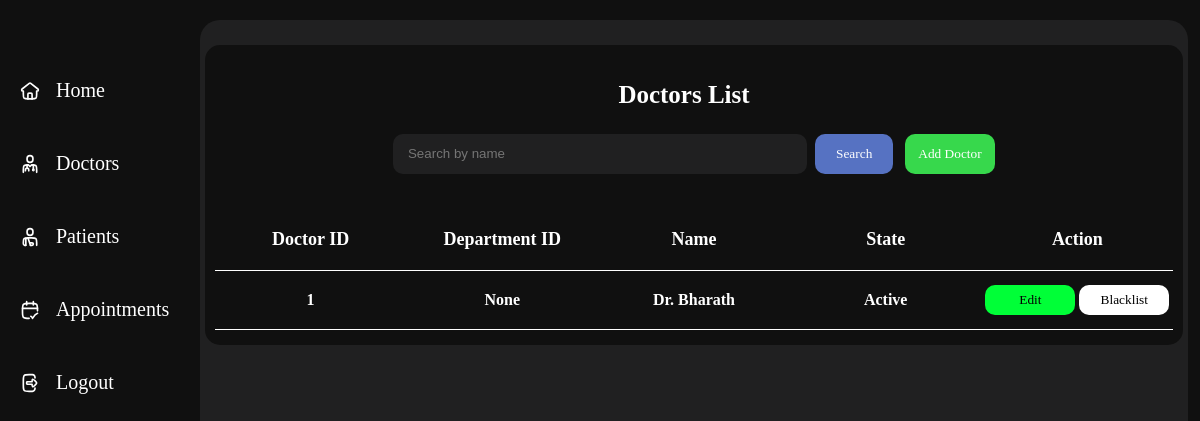
/doctor_list, run on the app's committed database.
### tables this page shows
CREATE TABLE DOCTORS(
                DOC_ID INTEGER PRIMARY KEY,
                DOC_NAME TEXT,
                DEPT_NAME TEXT,
                STATE TEXT,
                FOREIGN KEY (DOC_ID) REFERENCES USERS (USER_ID) ON DELETE CASCADE,
                FOREIGN KEY (DEPT_NAME) REFERENCES DEPARTMENT (DEPT_NAME));

### app.py (the view)
@app.route('/doctor_list')
def doctor_list():
    name = request.args.get('name', '').strip()
    con=sqlite3.connect(database)
    cur=con.cursor()
    if name:
        cur.execute("SELECT DOC_ID,DEPT_NAME,DOC_NAME, STATE FROM DOCTORS WHERE DOC_NAME LIKE ?", ('%'+name+'%',))
    else:
        cur.execute("SELECT DOC_ID,DEPT_NAME,DOC_NAME, STATE FROM DOCTORS")
    doctab = cur.fetchall()
    con.close()
    return render_template("admin/doctor.html",doctab=doctab, search=name)

### Templates/admin/doctor.html (shortened to what this page needs)
<!DOCTYPE html>
<html lang="en">
<head>
    <link rel="stylesheet" href="{{ url_for('static', filename='css/admindash.css') }}">
</head>
<body>
    <section class="main">
        <div class="navbar" style="padding-top: 250px;">
            <div class="icon">
                <img src="{{ url_for('static',filename='icons/home.svg')}}" alt="">
                <a href="/admin_dashboard">Home</a>
            </div>
            <div class="icon">
                <img src="{{ url_for('static',filename='icons/doc.svg')}}" alt="">
                <a href="/doctor_list">Doctors</a>
            </div>
            <div class="icon">
                <img src="{{ url_for('static',filename='icons/patient.svg')}}" alt="">
                <a href="/patient_list">Patients</a>
            </div>
            <div class="icon">
                <img src="{{ url_for('static',filename='icons/app.svg')}}" alt="">
                <a href="/appointment_list">Appointments</a>
            </div>
            <div class="icon">
                <img src="{{ url_for('static',filename='icons/logout.svg')}}" alt="">
                <a href="/">Logout</a>
            </div>
        </div>
        <div class="view" style="height: 96vh;">
            <div class="appointments">
                <h1 id="hmm">Doctors List</h1>
                    <div style="display:flex; gap:12px; align-items:center;">
                        <form class="searchbar" method="get" action="{{ url_for('doctor_list') }}" style="display:flex; gap:8px; align-items:center;">
                            <input type="search" name="name" placeholder="Search by name" value="{{ search|default('') }}" />
                            <button type="submit" style="padding:6px 10px;">Search</button>
                        </form>
                        <a href="{{ url_for('add_doctor') }}" style="text-decoration:none;">
                            <button class="add" type="button">Add Doctor</button>
                        </a>
                    </div>
                <div class="titlee">
                    <div class="app">
                        <h1>Doctor ID</h1>
                    </div>
                    <div class="patient">
                        <h1>Department ID</h1>
                    </div>
                    <div class="doc">
                        <h1>Name</h1>
                    </div>
                    <div class="doc">
                        <h1>State</h1>
                    </div>
                    <div class="doc">
                        <h1>Action</h1>
                    </div>
                </div>
                {% for i in doctab%}
                <div class="title">
                    <div class="app">
                        <h1>{{i[0]}}</h1>
                    </div>
                    <div class="patient">
                        <h1>{{i[1]}}</h1>
                    </div>
                    <div class="patient">
                        <h1>{{i[2]}}</h1>
                    </div>
                    <div class="patient">
                        <h1>{{i[3]}}</h1>
                    </div>
                    <div class="stat" style="display: flex; justify-content: space-evenly; align-items: center; ">
                                <a href="{{ url_for('editdoc', doc_id=i[0]) }}" style="text-decoration:none;">
                                    <button style="background-color: rgb(0, 255, 55);">Edit</button>
                                </a>
                                {% if i[3] == 'Blacklist' %}
                                    <form action="{{url_for('unbandoc',doc_id=i[0])}}" method="post">
                                        <button type="submit" style="background-color: rgb(255, 255, 255);">Revert</button>
                                    </form>
                                {% else %}
                                    <form action="{{url_for('blacklistdoc',doc_id=i[0])}}" method="post">
                                        <button type="submit" style="background-color: rgb(255, 255, 255);">Blacklist</button>
                                    </form>
                                {% endif %}
                    </div>
                </div>
                {% endfor %}
            </div>
        </div>
    </section>
</body>
</html>

### Static/css/admindash.css (style rules this page uses)
* { margin: 0; padding: 0; }
.main { width: 100%; min-height: 100vh; background-color: #101010; display: flex; align-items: center; }
.navbar { width: 200px; height: 125vh; background-color: #101010; position: fixed; }
.navbar h1, a { color: white; font-family: 'sfpror'; font-size: 20px; text-decoration: none; }
.icon { display: flex; align-items: center; margin-top: 40px; gap: 1em; padding-left: 20px; padding-top: 10px; }
.icon img { width: 20px; }
.view { width: calc(99% - 200px); margin-top: 20px; margin-bottom: 20px; background-color: #202021; border-radius: 20px; margin-left: 200px; overflow-y: scroll; overflow-x: hidden; scrollbar-width: none; display: flex; align-items: center; flex-direction: column; }
.appointments { width: 99%; min-height: 300px; background-color: #f55a00; background-color: #101010; margin-top: 25px; border-radius: 15px; margin-bottom: 5px; display: flex; flex-direction: column; justify-content: center; align-items: center; }
#hmm { color: white; font-family: 'sfprob'; font-size: 25px; padding-right: 20px; padding-top: 20px; }
.titlee { width: 98%; display: flex; justify-content: space-between; padding-bottom: 20px; }
.titlee > div { flex: 1; text-align: center; }
.titlee h1 { font-family: 'sfpror'; font-size: 18px; color:white; padding-top: 30px; }
.title { width: 98%; display: flex; justify-content: space-between; border-top: 1px solid white; border-bottom: 1px solid white; cursor: pointer; }
.title > div { flex: 1; text-align: center; }
.title h1 { font-family: 'sfpror'; font-size: 16px; color:white; padding-top: 20px; padding-bottom: 20px; }
button { width: 90px; height: 30px; cursor: pointer; border-radius: 10px; border: none; font-family: 'sfpror'; }
.searchbar { height: 50px; width: 500px; margin-top: 20px; margin-bottom: 20px; display: flex; align-items: center; justify-content: space-evenly; }
.searchbar input { width: 500px; height: 40px; background-color: #202021; border-radius: 10px; border: none; padding-left: 15px; color: white; }
.searchbar button { background-color: #5672c2; height: 40px; color: white; }
.add { background-color: #37d84c; height: 40px; color: white; }

### data on the page
DOCTORS: DOC_ID "1", i "None", DOC_NAME "Dr. Bharath", STATE "Active"
